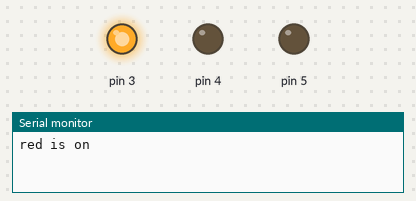
Bench run of a sketch on a simulated Arduino Uno, built with avr-gcc and run on an emulated ATmega328P. Parts: output pins drawn as LEDs (lit = HIGH), the last lines printed to the serial monitor.

Above: at 0.1 s.
At 0.7 s:
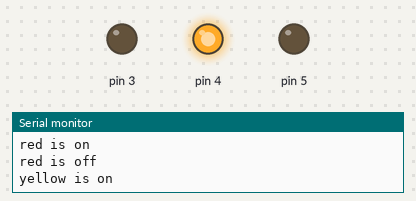
At 6.8 s:
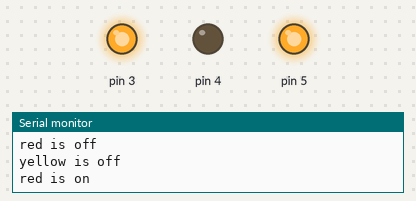
At 14.1 s:
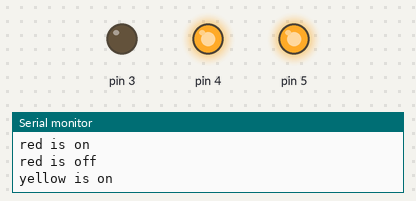
At 34.8 s:
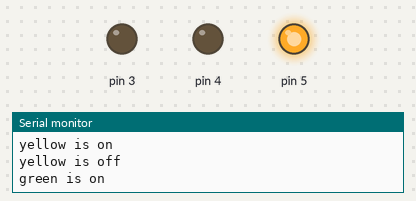
Timing chart, 0 to 40.0 s (numbered marks = the images above):
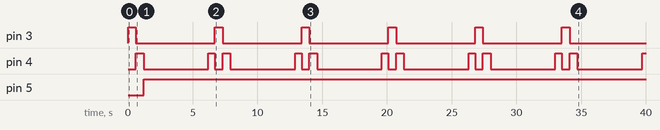

The sketch:

pseudocode.ino
```cpp
void setup() {
  // put your setup code here, to run once:
Serial.begin(115200);
if(!Serial) Serial.println("serial is not ok");
pinMode(3, OUTPUT);
pinMode(4, OUTPUT);
pinMode(5, OUTPUT);
}

void loop() {
  // put your main code here, to run repeatedly:
digitalWrite(3, HIGH);
Serial.println("red is on");
delay(600);
digitalWrite(3, LOW);
Serial.println("red is off");
digitalWrite(4, HIGH);
Serial.println("yellow is on");
delay(600);
digitalWrite(4, LOW);
Serial.println("yellow is off");
digitalWrite(5, HIGH);
Serial.println("green is on");
delay(5000);
digitalWrite(4, HIGH);
Serial.println("yellow is on");
delay(500);
digitalWrite(3, LOW);
Serial.println("red is off");
digitalWrite(4, LOW);
Serial.println("yellow is off");
}
```

Measured:
- by itself, pin 3: alternates HIGH for 0.60 s and LOW for 6.1 s
- by itself, pin 4: repeats every 6.7 s: LOW 5.0 s, HIGH 0.50 s, LOW 0.60 s, HIGH 0.60 s
- by itself, pin 5: LOW → HIGH at 1.2 s
